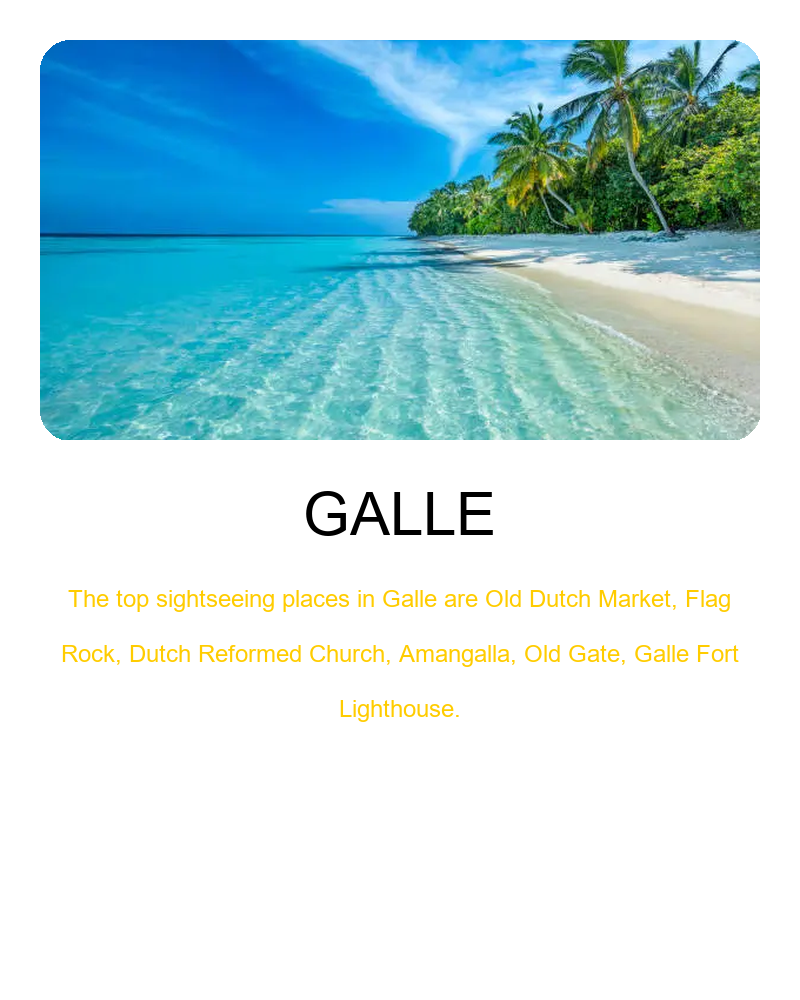

Write Python code to recreate this figure.
from PIL import Image, ImageDraw, ImageFont
import os

# ===== IMAGE POSITIONING CONFIGURATION =====
# Choose how the beach image should be positioned:
# "cover" - Fill entire area, crop if needed (no gaps, recommended)
# "contain" - Fit entire image, may have gaps (centered by default)
IMAGE_MODE = "cover"  # Change to "contain" if you prefer

# For "contain" mode, choose position:
# "center", "top", "bottom", "left", "right", "top-left", "top-right", "bottom-left", "bottom-right"
IMAGE_POSITION = "center"

# For "cover" mode, choose crop alignment:
# "center" - Crop from center (balanced view)
# "top" - Crop from top (show top of image)
# "bottom" - Crop from bottom (show bottom of image)
CROP_ALIGNMENT = "center"  # Only used in "cover" mode
# ===========================================

# Create a white card with rounded corners
card_width = 800
card_height = 1000
card_bg = Image.new('RGB', (card_width, card_height), color='white')
draw = ImageDraw.Draw(card_bg)

# Beach image area (top section with rounded corners)
beach_area_width = card_width - 80  # 40px margin on each side
beach_area_height = 400
beach_area_x = 40
beach_area_y = 40
corner_radius = 30

# Create a mask for rounded corners
def create_rounded_rectangle_mask(width, height, radius):
    mask = Image.new('L', (width, height), 0)
    mask_draw = ImageDraw.Draw(mask)
    mask_draw.rounded_rectangle([(0, 0), (width, height)], radius, fill=255)
    return mask

# Load the actual beach image from assets
beach_image_path = './assets/beach_pic_1.png'

if os.path.exists(beach_image_path):
    beach_img = Image.open(beach_image_path)
    
    if IMAGE_MODE == "cover":
        # COVER mode - Fill the entire area, crop if needed (no gaps)
        beach_img_ratio = beach_img.width / beach_img.height
        area_ratio = beach_area_width / beach_area_height
        
        if beach_img_ratio > area_ratio:
            # Image is wider - fit to height, crop width
            new_height = beach_area_height
            new_width = int(beach_img.width * (beach_area_height / beach_img.height))
            beach_img = beach_img.resize((new_width, new_height), Image.Resampling.LANCZOS)
            # Crop based on alignment
            if CROP_ALIGNMENT == "center":
                left = (new_width - beach_area_width) // 2
            elif CROP_ALIGNMENT == "left":
                left = 0
            else:  # right
                left = new_width - beach_area_width
            beach_img = beach_img.crop((left, 0, left + beach_area_width, beach_area_height))
        else:
            # Image is taller - fit to width, crop height
            new_width = beach_area_width
            new_height = int(beach_img.height * (beach_area_width / beach_img.width))
            beach_img = beach_img.resize((new_width, new_height), Image.Resampling.LANCZOS)
            # Crop based on alignment
            if CROP_ALIGNMENT == "center":
                top_offset = (new_height - beach_area_height) // 2
            elif CROP_ALIGNMENT == "top":
                top_offset = 0
            else:  # bottom
                top_offset = new_height - beach_area_height
            beach_img = beach_img.crop((0, top_offset, beach_area_width, top_offset + beach_area_height))
        
        # Create final image with exact dimensions
        beach_final = Image.new('RGB', (beach_area_width, beach_area_height))
        beach_final.paste(beach_img, (0, 0))
        beach_img = beach_final
        
    else:  # CONTAIN mode
        # Fit entire image, may have gaps
        beach_img.thumbnail((beach_area_width, beach_area_height), Image.Resampling.LANCZOS)
        beach_final = Image.new('RGB', (beach_area_width, beach_area_height), color=(135, 206, 250))
        
        # Calculate position based on IMAGE_POSITION setting
        if IMAGE_POSITION == "center":
            paste_x = (beach_area_width - beach_img.width) // 2
            paste_y = (beach_area_height - beach_img.height) // 2
        elif IMAGE_POSITION == "top":
            paste_x = (beach_area_width - beach_img.width) // 2
            paste_y = 0
        elif IMAGE_POSITION == "bottom":
            paste_x = (beach_area_width - beach_img.width) // 2
            paste_y = beach_area_height - beach_img.height
        elif IMAGE_POSITION == "left":
            paste_x = 0
            paste_y = (beach_area_height - beach_img.height) // 2
        elif IMAGE_POSITION == "right":
            paste_x = beach_area_width - beach_img.width
            paste_y = (beach_area_height - beach_img.height) // 2
        elif IMAGE_POSITION == "top-left":
            paste_x = 0
            paste_y = 0
        elif IMAGE_POSITION == "top-right":
            paste_x = beach_area_width - beach_img.width
            paste_y = 0
        elif IMAGE_POSITION == "bottom-left":
            paste_x = 0
            paste_y = beach_area_height - beach_img.height
        elif IMAGE_POSITION == "bottom-right":
            paste_x = beach_area_width - beach_img.width
            paste_y = beach_area_height - beach_img.height
        else:  # default to center
            paste_x = (beach_area_width - beach_img.width) // 2
            paste_y = (beach_area_height - beach_img.height) // 2
        
        beach_final.paste(beach_img, (paste_x, paste_y))
        beach_img = beach_final
else:
    # Fallback: create a simple gradient if image not found
    print(f"Warning: {beach_image_path} not found. Using gradient instead.")
    beach_img = Image.new('RGB', (beach_area_width, beach_area_height))
    beach_draw = ImageDraw.Draw(beach_img)
    for y in range(0, beach_area_height):
        blue_intensity = int(135 + (64 - 135) * y / beach_area_height)
        beach_draw.rectangle([(0, y), (beach_area_width, y + 1)], fill=(135, 206, blue_intensity))

# Apply rounded corners to beach image
beach_mask = create_rounded_rectangle_mask(beach_area_width, beach_area_height, corner_radius)
beach_img.putalpha(beach_mask)

# Paste beach image onto card
card_bg.paste(beach_img, (beach_area_x, beach_area_y), beach_img)

# GALLE text (black, centered, large)
try:
    # Try to use a system font, fallback to default if not available
    galle_font_size = 60
    try:
        galle_font = ImageFont.truetype("arial.ttf", galle_font_size)
    except:
        try:
            galle_font = ImageFont.truetype("C:/Windows/Fonts/arial.ttf", galle_font_size)
        except:
            galle_font = ImageFont.load_default()
except:
    galle_font = ImageFont.load_default()

galle_text = "GALLE"
# Get text bounding box
bbox = draw.textbbox((0, 0), galle_text, font=galle_font)
text_width = bbox[2] - bbox[0]
text_height = bbox[3] - bbox[1]

# Center the text horizontally
galle_x = (card_width - text_width) // 2
galle_y = beach_area_y + beach_area_height + 40
draw.text((galle_x, galle_y), galle_text, fill='black', font=galle_font)

# Description text (yellow/gold, centered, smaller)
description_text = """The top sightseeing places in Galle are Old Dutch Market, Flag Rock, Dutch Reformed Church, Amangalla, Old Gate, Galle Fort Lighthouse."""

try:
    desc_font_size = 24
    try:
        desc_font = ImageFont.truetype("arial.ttf", desc_font_size)
    except:
        try:
            desc_font = ImageFont.truetype("C:/Windows/Fonts/arial.ttf", desc_font_size)
        except:
            desc_font = ImageFont.load_default()
except:
    desc_font = ImageFont.load_default()

# Wrap text to fit card width
max_width = card_width - 100
words = description_text.split()
lines = []
current_line = ""

for word in words:
    test_line = current_line + (" " if current_line else "") + word
    bbox = draw.textbbox((0, 0), test_line, font=desc_font)
    test_width = bbox[2] - bbox[0]
    
    if test_width <= max_width:
        current_line = test_line
    else:
        if current_line:
            lines.append(current_line)
        current_line = word

if current_line:
    lines.append(current_line)

# Draw each line centered
desc_y = galle_y + text_height + 30
line_height = text_height + 10
gold_color = (255, 204, 0)  # #FFCC00

for line in lines:
    bbox = draw.textbbox((0, 0), line, font=desc_font)
    line_width = bbox[2] - bbox[0]
    line_x = (card_width - line_width) // 2
    draw.text((line_x, desc_y), line, fill=gold_color, font=desc_font)
    desc_y += line_height

# Save the image
output_path = 'galle_card.png'
card_bg.save(output_path)
print(f"Card image saved to {output_path}")

# Display the image (optional)
card_bg.show()

